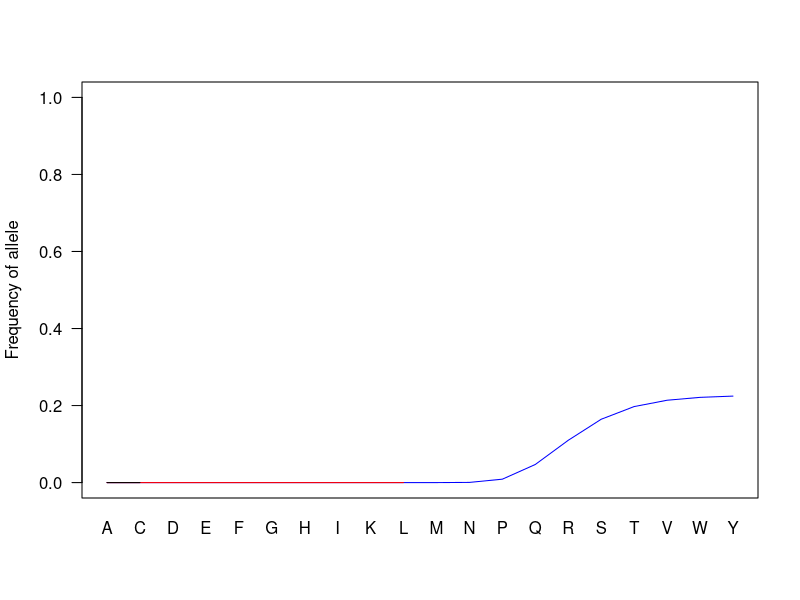

Here is the R script that generated this plot:
## ---- chunk 1
# split a string into characters
charlist <- function(x,sep=''){
t(sapply(x, function(m) {unlist(strsplit(m,sep))}))}
  #Apply Amino Acid Letters to List
  aas <- charlist('ACDEFGHIKLMNPQRSTVWY')

#Adding the Delta G for Wildtype
dgu.wt <- 5.0
#Adding the Delta Delta G's for each Amino Acid
ddgus <- seq(0,-9.5,-0.5)

#Function to calculate the folding ratio
pfold <- function(ddgus, dgu.wt) {p.i <-      (1/(1+exp(-(dgu.wt+ddgus)/0.582489)))
  return(p.i)}

#Creating Vector of Growth Rates for Each Amino Acid Sub.
r.i <- pfold(ddgus, dgu.wt)

#Creating the growth rate for wildtype
r <- pfold(dgu.wt, 0)

# Function to calculate the frequency of the various Amino Acid Subs.
eq.fix <- function(n){
    eq.props <- sapply(r.i, function(r) {
      (exp(2*n*(r - r.i))/(sum(exp(2*n*(r - r.i)))-(exp(2*n*(r - r.i)))))
    })
  return(eq.props)
}



# Calculate results
n10 <- eq.fix(10)
n1000 <- eq.fix(1000)
n1e6 <- eq.fix(1e6)

plot(1:20, n10[,1], col='blue', type='l', ylim=c(0,1),las=1, log='', xaxt='n', xlab='', ylab='Frequency of allele') + lines(1:20, n1000[,1], col='red') + lines(1:20, n1e6[,1], col='black') + mtext(aas, 1, at=1:20, line=1)
